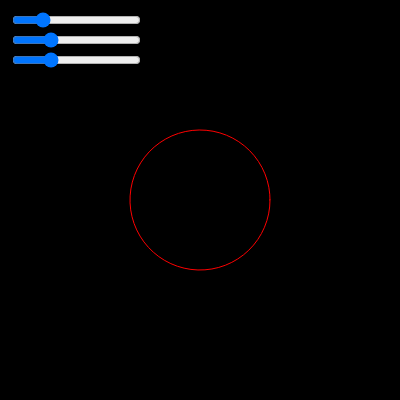
Frame 1 (no input)
Frame 60 (no input): identical to frame 1, image omitted
Frame 120 (the mouse pressed at the canvas centre since frame 60): identical to frame 1, image omitted

The p5.js sketch that drew this single still picture (run headless with seeded random() and noise() and a simulated clock; from frame 60 on, the mouse is pressed at the canvas centre):

// p5.js sketch
// ── sketch.js
let sliderN;
let sliderA;
let sliderB;

function setup() {
  createCanvas(400, 400);
  sliderN = createSlider(0, 10, 2, 0.01);
  sliderN.position(10, 10);
  sliderA = createSlider(1, 255, 70);
  sliderA.position(10, 30);
  sliderB = createSlider(1, 255, 70);
  sliderB.position(10, 50);
}

function draw() {
  translate(width / 2, height / 2);
  background(0);
  stroke(255, 0, 0);
  noFill();
  beginShape();
  let radius = 30;
  for (let theta = 0; theta < TWO_PI; theta += 0.1) {
    let x = pow(abs(cos(theta)), 2 / sliderN.value()) *
        sliderA.value() * sgn(cos(theta));
    let y = pow(abs(sin(theta)), 2 / sliderN.value()) * 
        sliderB.value() * sgn(sin(theta));
    vertex(x, y);
  }
  endShape(CLOSE);
}

function sgn(t) {
  if (t < 0) {
    return -1;
  } else if (t > 0) {
    return 1;
  } else {
    return 0;
  }
}
